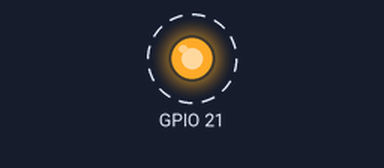
The program below on a simulated Raspberry Pi (BCM pin numbers). Shown: output pins drawn as LEDs (lit = HIGH). Dashed ring = blinking. At 10.0 s the program stops and its outputs stay as they are.

Above: at 0.5 s.
Timing chart, 0 to 4.6 s (numbered marks = the images above):
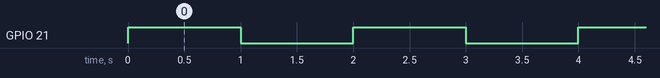

Measured:
- by itself, GPIO 21: alternates HIGH for 1.0 s and LOW for 1.0 s, 10 changes in all, then stays LOW

The program:

led.py
```python
import RPi.GPIO as GPIO # Importar libreria de GPIO
import time

GPIO.setmode(GPIO.BCM)

GPIO.setup(21,GPIO.OUT)

for i in range (0,5):

	GPIO.output(21,GPIO.HIGH)
	time.sleep(1)
	GPIO.output(21,GPIO.LOW)
	time.sleep(1)

GPIO.cleanup()
```
